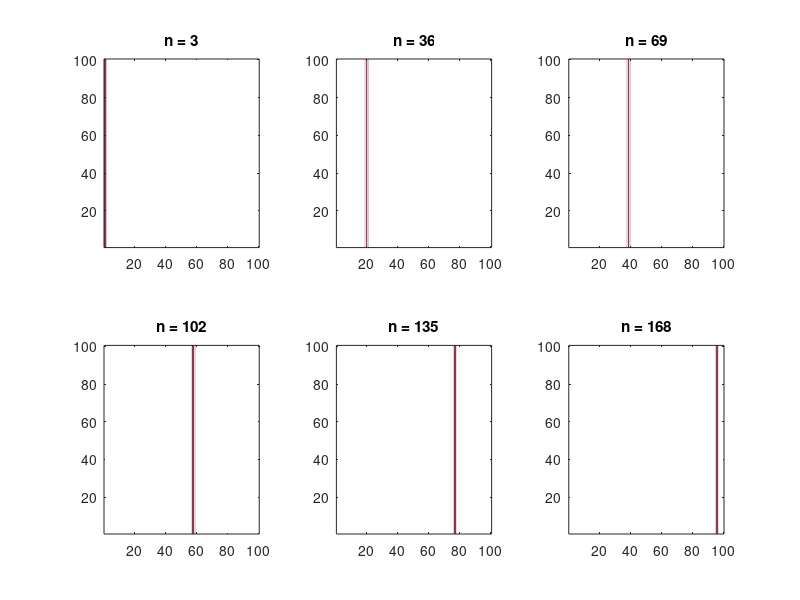

This figure's MATLAB source:
% Abb. 2.23: Ausbreitung in der Ebene, reguläre Welle (Buch, Abschnitt 2.5, Gl. 2.35)
% 100 x 100 Zellen, Parameter wie beim Ring; der linke Rand wird angeregt, die Welle läuft nach rechts und verlässt das Gebiet
% (c) 2026 Philipp Kügler · Programm zum Buch „Dynamische Systeme in den Lebenswissenschaften“ · MIT-Lizenz (siehe LICENSE)
blockade = false; schritte = 201;
a = 0.89; b = 0.6; c = 0.28; k = 0.02; d = 0.4;
f1 = @(y1, y2) y1.^2 .* exp(y2 - y1) + k;
y1r = 0.2; y2r = c / (1 - a);
for j = 1:180                                        % Ruhezustand der einzelnen Zelle
    y1neu = f1(y1r, y2r); y2r = a * y2r - b * y1r + c; y1r = y1neu;
end

Z = 100;
Y1 = y1r * ones(Z); Y2 = y2r * ones(Z);
Y1(1, :) = 0.3;                                      % linker Rand (i = 1) startet erregt
vor = [2:Z Z]; zur = [1 1:Z-1];                      % Nachbarindizes, am Rand die Zelle selbst (kein Fluss)
Y = zeros(Z, Z, schritte + 1); Y(:, :, 1) = Y1;      % Y(:, :, n+1) = Zustand y1 nach n Schritten
for n = 1:schritte
    D = d * ones(Z);
    if blockade && n >= 50 && n <= 52
        D(28:30, 1:50) = 0;                          % Blockade im Gebiet [28, 30] x [1, 50]
    end
    F = f1(Y1, Y2);
    Y1neu = (1 - D) .* F + D / 4 .* (F(vor, :) + F(zur, :) + F(:, vor) + F(:, zur));
    Y2 = a * Y2 - b * Y1 + c;
    Y1 = Y1neu;
    Y(:, :, n + 1) = Y1;
end
weissrot = [linspace(1, 0.43, 64)' linspace(1, 0.04, 64)' linspace(1, 0.12, 64)'];

zeiten = [3 36 69 102 135 168];
for p = 1:6
    n = zeiten(p);
    subplot(2, 3, p);
    imagesc([1 100], [1 100], Y(:, :, n + 1)', [0 4]); axis xy; colormap(weissrot); title(sprintf('n = %d', n));
    [~, i] = max(max(Y(:, :, n + 1), [], 2));
    fprintf('n = %3d: Wellenfront bei i = %d\n', n, i);
end
